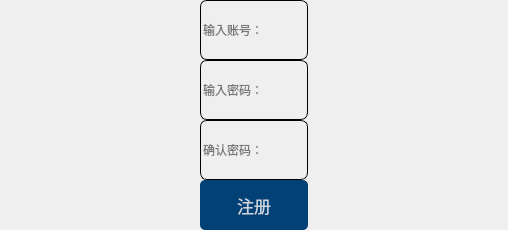
                <widget class="QWidget" name="page_register">
                 <layout class="QGridLayout" name="gridLayout_8">
                  <property name="leftMargin">
                   <number>0</number>
                  </property>
                  <property name="topMargin">
                   <number>0</number>
                  </property>
                  <property name="rightMargin">
                   <number>0</number>
                  </property>
                  <property name="bottomMargin">
                   <number>0</number>
                  </property>
                  <property name="spacing">
                   <number>0</number>
                  </property>
                  <item row="0" column="0">
                   <spacer name="horizontalSpacer_26">
                    <property name="orientation">
                     <enum>Qt::Horizontal</enum>
                    </property>
                    <property name="sizeType">
                     <enum>QSizePolicy::Fixed</enum>
                    </property>
                    <property name="sizeHint" stdset="0">
                     <size>
                      <width>200</width>
                      <height>20</height>
                     </size>
                    </property>
                   </spacer>
                  </item>
                  <item row="0" column="1">
                   <widget class="QLineEdit" name="lineEdit_register">
                    <property name="minimumSize">
                     <size>
                      <width>0</width>
                      <height>60</height>
                     </size>
                    </property>
                    <property name="font">
                     <font>
                      <pointsize>9</pointsize>
                     </font>
                    </property>
                    <property name="styleSheet">
                     <string notr="true">background-color: rgba(0, 0, 0,0);
border:1px solid rgba(0,0,0,0);
border-radius:7px;
border-color: rgb(0, 0, 0);</string>
                    </property>
                    <property name="echoMode">
                     <enum>QLineEdit::Normal</enum>
                    </property>
                    <property name="placeholderText">
                     <string>输入账号：</string>
                    </property>
                   </widget>
                  </item>
                  <item row="0" column="2">
                   <spacer name="horizontalSpacer_27">
                    <property name="orientation">
                     <enum>Qt::Horizontal</enum>
                    </property>
                    <property name="sizeType">
                     <enum>QSizePolicy::Fixed</enum>
                    </property>
                    <property name="sizeHint" stdset="0">
                     <size>
                      <width>200</width>
                      <height>20</height>
                     </size>
                    </property>
                   </spacer>
                  </item>
                  <item row="1" column="1">
                   <widget class="QLineEdit" name="lineEdit_decode">
                    <property name="minimumSize">
                     <size>
                      <width>0</width>
                      <height>60</height>
                     </size>
                    </property>
                    <property name="font">
                     <font>
                      <pointsize>9</pointsize>
                     </font>
                    </property>
                    <property name="styleSheet">
                     <string notr="true">background-color: rgba(0, 0, 0,0);
border:1px solid rgba(0,0,0,0);
border-radius:7px;
border-color: rgb(0, 0, 0);</string>
                    </property>
                    <property name="placeholderText">
                     <string>输入密码：</string>
                    </property>
                   </widget>
                  </item>
                  <item row="3" column="1">
                   <widget class="QPushButton" name="pushButton_affirmregister">
                    <property name="minimumSize">
                     <size>
                      <width>0</width>
                      <height>50</height>
                     </size>
                    </property>
                    <property name="font">
                     <font>
                      <pointsize>13</pointsize>
                     </font>
                    </property>
                    <property name="styleSheet">
                     <string notr="true">QPushButton#pushButton_affirmregister{
background-color:rgba(2,65,118,255);
color:rgba(255,255,255,200);
border-radius:5px;
}
QPushButton#pushButton_affirmregister:hover{
background-color:rgba(2,65,118,150);
color:rgba(255,255,255,200);
border-radius:5px;
}
QPushButton#pushButton_affirmregister:pressed{
padding-left:5px;
padding-top:5px;
background-color:rgba(2,65,118,100);
}</string>
                    </property>
                    <property name="text">
                     <string>注册</string>
                    </property>
                   </widget>
                  </item>
                  <item row="2" column="1">
                   <widget class="QLineEdit" name="lineEdit_AffirmDecode">
                    <property name="minimumSize">
                     <size>
                      <width>0</width>
                      <height>60</height>
                     </size>
                    </property>
                    <property name="font">
                     <font>
                      <pointsize>9</pointsize>
                     </font>
                    </property>
                    <property name="styleSheet">
                     <string notr="true">background-color: rgba(0, 0, 0,0);
border:1px solid rgba(0,0,0,0);
border-radius:7px;
border-color: rgb(0, 0, 0);</string>
                    </property>
                    <property name="placeholderText">
                     <string>确认密码：</string>
                    </property>
                   </widget>
                  </item>
                 </layout>
                </widget>
